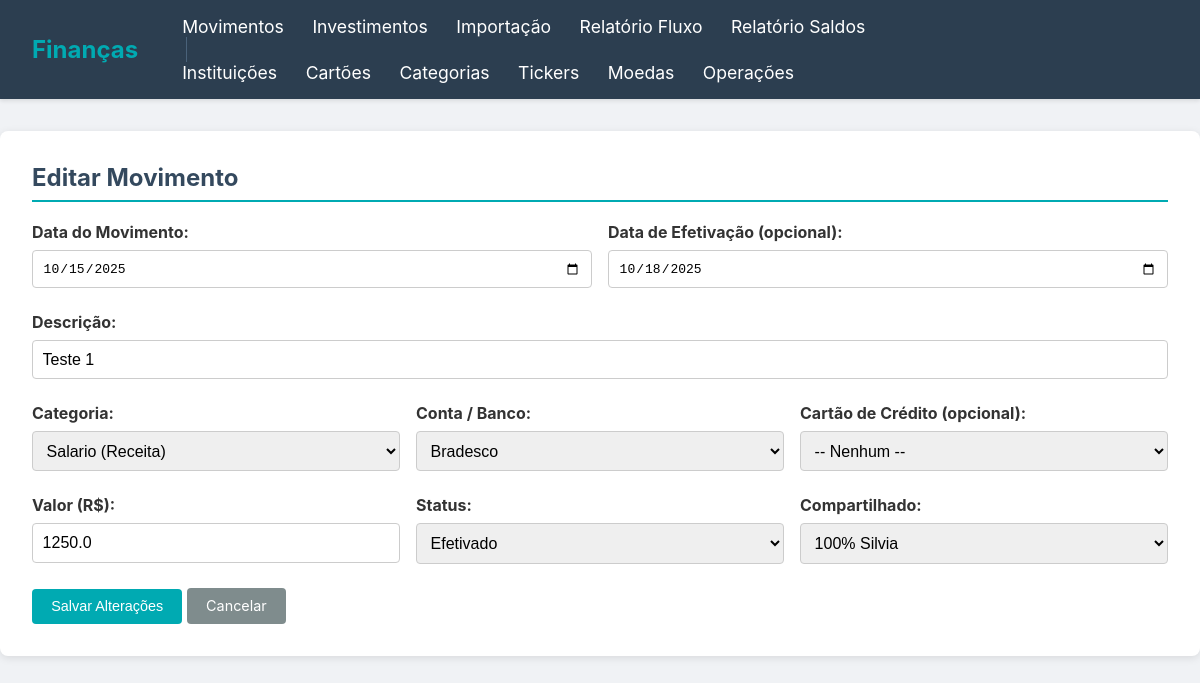
The page /movimentos/edit/1 on the database as committed earlier.
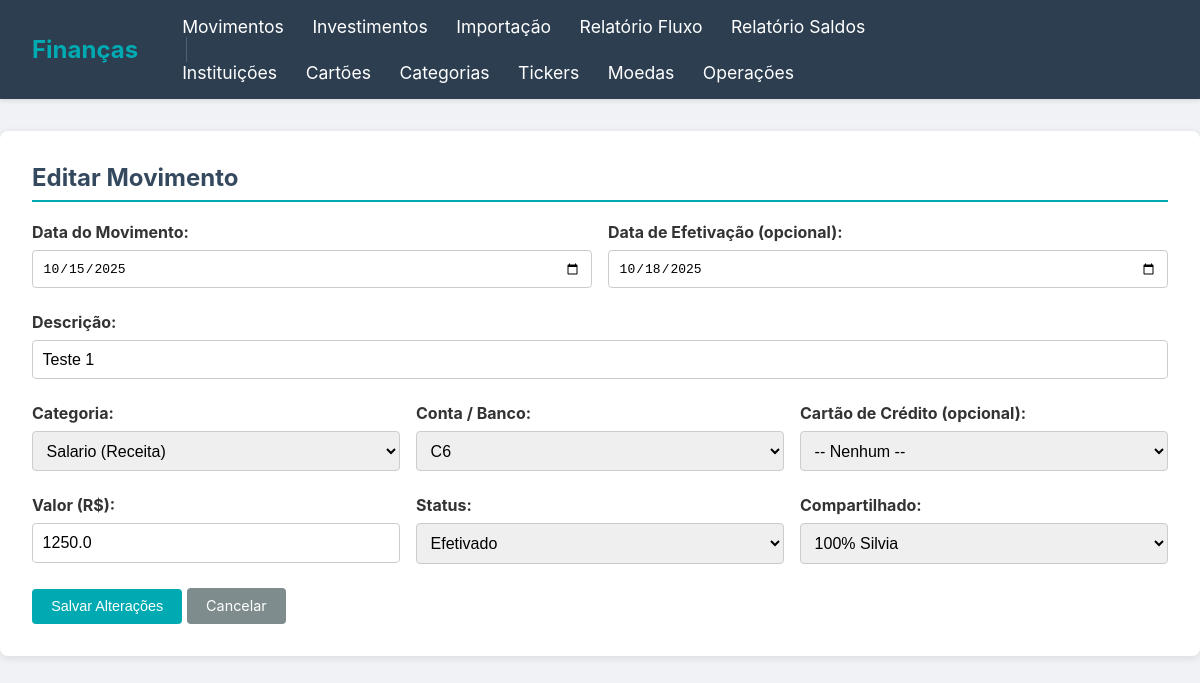
The same page on the database as committed later.
### tables this page shows
CREATE TABLE movimentos (
        id INTEGER PRIMARY KEY AUTOINCREMENT,
        data_movimento TEXT NOT NULL,
        data_efetivacao TEXT,
        descricao TEXT NOT NULL,
        categoria_id INTEGER NOT NULL,
        instituicao_id INTEGER NOT NULL,
        cartao_id INTEGER,
        valor REAL NOT NULL,
        status TEXT NOT NULL CHECK(status IN ('Pendente', 'Efetivado')),
        compartilhado TEXT NOT NULL CHECK(compartilhado IN ('100% Silvia', '100% Nelson', '50/50')),
        FOREIGN KEY (categoria_id) REFERENCES categorias (id),
        FOREIGN KEY (instituicao_id) REFERENCES instituicoes (id),
        FOREIGN KEY (cartao_id) REFERENCES cartoes_credito (id)
    );

CREATE TABLE instituicoes (
        id INTEGER PRIMARY KEY AUTOINCREMENT,
        descricao TEXT NOT NULL UNIQUE
    );

CREATE TABLE categorias (
        id INTEGER PRIMARY KEY AUTOINCREMENT,
        descricao TEXT NOT NULL UNIQUE,
        tipo TEXT NOT NULL CHECK(tipo IN ('Receita', 'Despesa'))
    );

### app.py (the view, shortened to what this page needs)
@app.route('/movimentos/edit/<int:id>', methods=['GET', 'POST'])
def edit_movimento(id):
    conn = get_db_connection()
    def reload_edit_page():
        movimento_reload = conn.execute('SELECT * FROM movimentos WHERE id = ?', (id,)).fetchone()
        if not movimento_reload: return redirect(url_for('movimentos'))
        categorias_list_reload = conn.execute('SELECT * FROM categorias ORDER BY descricao').fetchall()
        instituicoes_list_reload = conn.execute('SELECT * FROM instituicoes ORDER BY descricao').fetchall()
        cartoes_list_reload = conn.execute('SELECT * FROM cartoes_credito ORDER BY descricao').fetchall()
        return render_template('editar_movimento.html', movimento=movimento_reload, categorias=categorias_list_reload,
                                instituicoes=instituicoes_list_reload, cartoes=cartoes_list_reload)
    movimento = conn.execute('SELECT * FROM movimentos WHERE id = ?', (id,)).fetchone()
    if not movimento: return redirect(url_for('movimentos')) # Se o ID não existe
    categorias_list = conn.execute('SELECT * FROM categorias ORDER BY descricao').fetchall()
    instituicoes_list = conn.execute('SELECT * FROM instituicoes ORDER BY descricao').fetchall()
    cartoes_list = conn.execute('SELECT * FROM cartoes_credito ORDER BY descricao').fetchall()
    conn.close()
    return render_template('editar_movimento.html', movimento=movimento, categorias=categorias_list,
                           instituicoes=instituicoes_list, cartoes=cartoes_list)

### app.py (called while the page is built)
def get_db_connection():
    conn = sqlite3.connect(DATABASE, detect_types=sqlite3.PARSE_DECLTYPES | sqlite3.PARSE_COLNAMES)
    conn.execute("PRAGMA journal_mode=WAL")
    conn.row_factory = sqlite3.Row
    return conn

### templates/editar_movimento.html (shortened to what this page needs)
{% extends "base.html" %}
{% block content %}
    <h2>Editar Movimento</h2>
    <form method="POST">
        <div style="display: grid; grid-template-columns: 1fr 1fr; gap: 1rem;">
            <div class="form-group">
                <label for="data_movimento">Data do Movimento:</label>
                <input type="date" name="data_movimento" value="{{ movimento.data_movimento }}" required>
            </div>
            <div class="form-group">
                <label for="data_efetivacao">Data de Efetivação (opcional):</label>
                <input type="date" name="data_efetivacao" value="{{ movimento.data_efetivacao }}">
            </div>
        </div>
        <div class="form-group">
            <label for="descricao">Descrição:</label>
            <input type="text" name="descricao" value="{{ movimento.descricao }}" required autocomplete="off">
        </div>
        <div style="display: grid; grid-template-columns: 1fr 1fr 1fr; gap: 1rem;">
            <div class="form-group">
                <label for="categoria_id">Categoria:</label>
                <select name="categoria_id" required>
                    {% for cat in categorias %}
                    <option value="{{ cat.id }}" {% if cat.id == movimento.categoria_id %}selected{% endif %}>
                        {{ cat.descricao }} ({{ cat.tipo }})
                    </option>
                    {% endfor %}
                </select>
            </div>
            <div class="form-group">
                <label for="instituicao_id">Conta / Banco:</label>
                <select name="instituicao_id" required>
                    {% for inst in instituicoes %}
                    <option value="{{ inst.id }}" {% if inst.id == movimento.instituicao_id %}selected{% endif %}>
                        {{ inst.descricao }}
                    </option>
                    {% endfor %}
                </select>
            </div>
            <div class="form-group">
                <label for="cartao_id">Cartão de Crédito (opcional):</label>
                <select name="cartao_id">
                    <option value="">-- Nenhum --</option>
                </select>
            </div>
        </div>
         <div style="display: grid; grid-template-columns: 1fr 1fr 1fr; gap: 1rem;">
            <div class="form-group">
                <label for="valor">Valor (R$):</label>
                <input type="number" name="valor" step="0.01" min="0" value="{{ movimento.valor|abs }}" required>
            </div>
             <div class="form-group">
                <label for="status">Status:</label>
                <select name="status" required>
                    <option value="Efetivado" {% if movimento.status == 'Efetivado' %}selected{% endif %}>Efetivado</option>
                </select>
            </div>
            <div class="form-group">
                <label for="compartilhado">Compartilhado:</label>
                <select name="compartilhado" required>
                    <option value="100% Silvia" {% if movimento.compartilhado == '100% Silvia' %}selected{% endif %}>100% Silvia</option>
                </select>
            </div>
        </div>
        <button type="submit" class="btn btn-primary">Salvar Alterações</button>
        <a href="{{ url_for('movimentos') }}" class="btn btn-secondary">Cancelar</a>
    </form>
{% endblock %}

Rows that differ between the two databases and show on the page:
changed movimentos "Teste 1": instituicao_id "Bradesco" → "C6"
